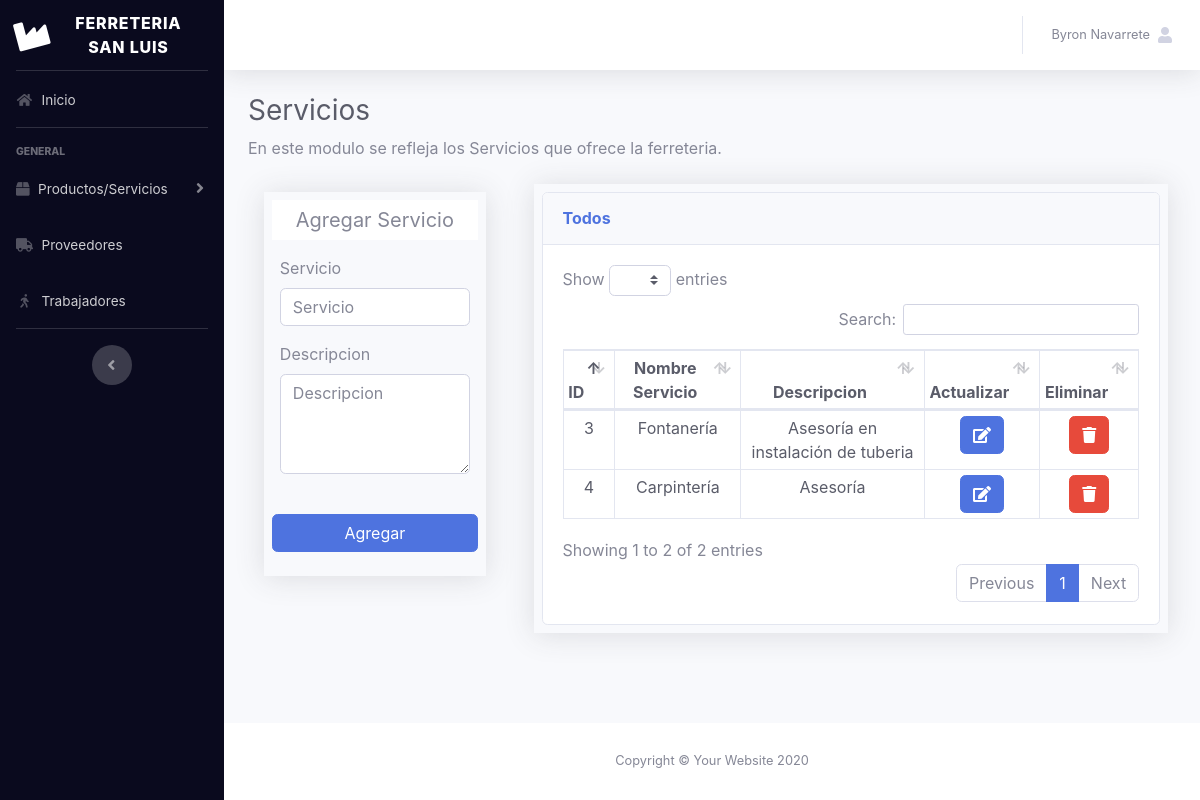
Screenshot of /admin/servicios (signed in) with the database file from the repository.
### tables this page shows
CREATE TABLE IF NOT EXISTS `servicio` (
  `ser_id` int(11) NOT NULL AUTO_INCREMENT,
  `ser_nombre` varchar(25) NOT NULL,
  `ser_descripcion` varchar(255) NOT NULL,
  `ser_img` varchar(255) NOT NULL,
  PRIMARY KEY (`ser_id`)
);

### admin/config/Controller.php (called while the page is built, shortened)
<?php
abstract class Controller
{
    protected function loadModel($modelo)
    {
        $modelo=$modelo.'Model';
        $rutaModelo=ROOT.'Models'.DS.$modelo.'.php';
        if(is_readable($rutaModelo))
        {
            $modelo=new $modelo;
            return $modelo;
        }
        else
        {
            throw new Exception('Error en el modelo');
        }
    }
}

### admin/config/Accesos.php (called while the page is built, shortened)
<?php
    class Accesos{
        public static function getDatos($clave){
            if(isset($_SESSION[$clave])) return $_SESSION[$clave];
            else return false;
        }
    }

### admin/config/Model.php (called while the page is built, shortened)
<?php
class Model
{
    public function __construct()
    {
        $this->_db= new Database();
    }
}

### admin/Models/serviciosModel.php (called while the page is built, shortened)
<?php
    class serviciosModel extends Model{
        public function getServicios($id_sucursal){
            $ser =  $this->_db->prepare('SELECT s.*,su.*
            FROM servicio AS s INNER JOIN servicio_sucursal AS ss ON s.ser_id = ss.servicio_fk
                 INNER JOIN sucursal AS su ON su.sucursal_ID = ss.sucursal_fk
            WHERE su.sucursal_ID = :id');
            $ser->execute(['id' => $id_sucursal]);
            return $ser->fetchAll();
        }
    }

### admin/index.php (called while the page is built, shortened)
<?php
require_once APP_PATH . 'Controller.php';
require_once APP_PATH . 'Model.php';
require_once APP_PATH . 'Accesos.php';
$rutas = new Rutas();
$rutas->run();

### admin/Controllers/serviciosController.php (the view, shortened to what this page needs)
<?php
    class serviciosController extends Controller{
        private $serviciosModel;
        function __construct()
        {
            $this->serviciosModel = $this->loadModel('servicios');
        }
        public function generarServicios(){
            $tabla = '';
            $servicios = $this->serviciosModel->getServicios(Accesos::getDatos('identificadorSuc'));
            foreach($servicios AS $servicio){
                $servicioData = json_encode($servicio);
                $tabla .= '
                    <tr>
                        <td>'.$servicio['ser_id'].'</td>
                        <td>'.$servicio['ser_nombre'].'</td>
                        <td>'.$servicio['ser_descripcion'].'</td>
                        <td><button class="btn btn-primary editServicio" data-target="#ServiciosShowModal" data-servicio=\''.$servicioData.'\' data-toggle="modal"><span class="fa fa-edit"></span></button></td>
                        <td><button class="btn btn-danger elimServicio" data-id='.$servicio['ser_id'].'><span class="fa fa-trash"></span></button></td>
                    </tr>
                ';
            }
            return $tabla;
        }
        public function index(){
            $this->_view->allServices = $this->generarServicios();
            $this->_view->renderizar('index');
        }
    }

### rows the page displays
servicio: ser_id "3", ser_nombre "Fontanería", ser_descripcion "Asesoría en instalación de tuberia"
servicio: ser_id "4", ser_nombre "Carpintería", ser_descripcion "Asesoría"

### other values shown
Accesos::getDatos('nameSucursal') "FERRETERIA SAN LUIS"
Accesos::getDatos('usuario') "Byron Navarrete"
